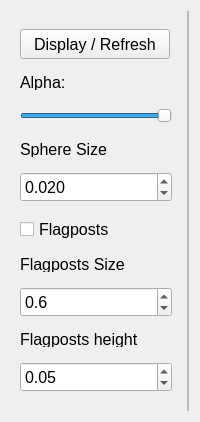
      <widget class="QWidget" name="tab_2">
       <attribute name="title">
        <string>Headmodel</string>
       </attribute>
       <layout class="QHBoxLayout" name="horizontalLayout_3">
        <item alignment="Qt::AlignTop">
         <widget class="QWidget" name="widget_2" native="true">
          <property name="minimumSize">
           <size>
            <width>170</width>
            <height>400</height>
           </size>
          </property>
          <property name="maximumSize">
           <size>
            <width>170</width>
            <height>400</height>
           </size>
          </property>
          <property name="font">
           <font>
            <pointsize>12</pointsize>
           </font>
          </property>
          <layout class="QVBoxLayout" name="verticalLayout_6">
           <item>
            <widget class="QPushButton" name="display_head_button">
             <property name="minimumSize">
              <size>
               <width>150</width>
               <height>30</height>
              </size>
             </property>
             <property name="maximumSize">
              <size>
               <width>150</width>
               <height>30</height>
              </size>
             </property>
             <property name="font">
              <font>
               <pointsize>12</pointsize>
              </font>
             </property>
             <property name="styleSheet">
              <string notr="true"/>
             </property>
             <property name="text">
              <string>Display / Refresh</string>
             </property>
            </widget>
           </item>
           <item>
            <widget class="QLabel" name="label_11">
             <property name="minimumSize">
              <size>
               <width>111</width>
               <height>16</height>
              </size>
             </property>
             <property name="maximumSize">
              <size>
               <width>111</width>
               <height>16</height>
              </size>
             </property>
             <property name="text">
              <string>Alpha: </string>
             </property>
            </widget>
           </item>
           <item>
            <widget class="QSlider" name="head_alpha_slider">
             <property name="minimumSize">
              <size>
               <width>121</width>
               <height>22</height>
              </size>
             </property>
             <property name="maximum">
              <number>100</number>
             </property>
             <property name="pageStep">
              <number>10</number>
             </property>
             <property name="value">
              <number>100</number>
             </property>
             <property name="sliderPosition">
              <number>100</number>
             </property>
             <property name="orientation">
              <enum>Qt::Horizontal</enum>
             </property>
             <property name="tickPosition">
              <enum>QSlider::NoTicks</enum>
             </property>
             <property name="tickInterval">
              <number>1</number>
             </property>
            </widget>
           </item>
           <item>
            <widget class="QLabel" name="label_3">
             <property name="minimumSize">
              <size>
               <width>0</width>
               <height>15</height>
              </size>
             </property>
             <property name="maximumSize">
              <size>
               <width>16777215</width>
               <height>15</height>
              </size>
             </property>
             <property name="text">
              <string>Sphere Size</string>
             </property>
            </widget>
           </item>
           <item>
            <widget class="QDoubleSpinBox" name="sphere_size_spinbox">
             <property name="minimumSize">
              <size>
               <width>0</width>
               <height>30</height>
              </size>
             </property>
             <property name="maximumSize">
              <size>
               <width>16777215</width>
               <height>30</height>
              </size>
             </property>
             <property name="decimals">
              <number>3</number>
             </property>
             <property name="singleStep">
              <double>0.005000000000000</double>
             </property>
             <property name="value">
              <double>0.020000000000000</double>
             </property>
            </widget>
           </item>
           <item>
            <widget class="QCheckBox" name="flagposts_checkbox">
             <property name="text">
              <string>Flagposts</string>
             </property>
            </widget>
           </item>
           <item>
            <widget class="QLabel" name="label_6">
             <property name="minimumSize">
              <size>
               <width>0</width>
               <height>15</height>
              </size>
             </property>
             <property name="maximumSize">
              <size>
               <width>16777215</width>
               <height>15</height>
              </size>
             </property>
             <property name="text">
              <string>Flagposts Size</string>
             </property>
            </widget>
           </item>
           <item>
            <widget class="QDoubleSpinBox" name="flagpost_size_spinbox">
             <property name="minimumSize">
              <size>
               <width>0</width>
               <height>30</height>
              </size>
             </property>
             <property name="maximumSize">
              <size>
               <width>16777215</width>
               <height>30</height>
              </size>
             </property>
             <property name="decimals">
              <number>1</number>
             </property>
             <property name="singleStep">
              <double>0.100000000000000</double>
             </property>
             <property name="value">
              <double>0.600000000000000</double>
             </property>
            </widget>
           </item>
           <item>
            <widget class="QLabel" name="label_7">
             <property name="minimumSize">
              <size>
               <width>0</width>
               <height>15</height>
              </size>
             </property>
             <property name="maximumSize">
              <size>
               <width>16777215</width>
               <height>15</height>
              </size>
             </property>
             <property name="text">
              <string>Flagposts height</string>
             </property>
            </widget>
           </item>
           <item>
            <widget class="QDoubleSpinBox" name="flagpost_height_spinbox">
             <property name="minimumSize">
              <size>
               <width>0</width>
               <height>30</height>
              </size>
             </property>
             <property name="maximumSize">
              <size>
               <width>16777215</width>
               <height>30</height>
              </size>
             </property>
             <property name="singleStep">
              <double>0.010000000000000</double>
             </property>
             <property name="value">
              <double>0.050000000000000</double>
             </property>
            </widget>
           </item>
          </layout>
         </widget>
        </item>
        <item>
         <widget class="QFrame" name="headmodel_frame">
          <property name="minimumSize">
           <size>
            <width>0</width>
            <height>0</height>
           </size>
          </property>
          <property name="baseSize">
           <size>
            <width>1013</width>
            <height>798</height>
           </size>
          </property>
          <property name="frameShape">
           <enum>QFrame::StyledPanel</enum>
          </property>
          <property name="frameShadow">
           <enum>QFrame::Raised</enum>
          </property>
         </widget>
        </item>
       </layout>
      </widget>
